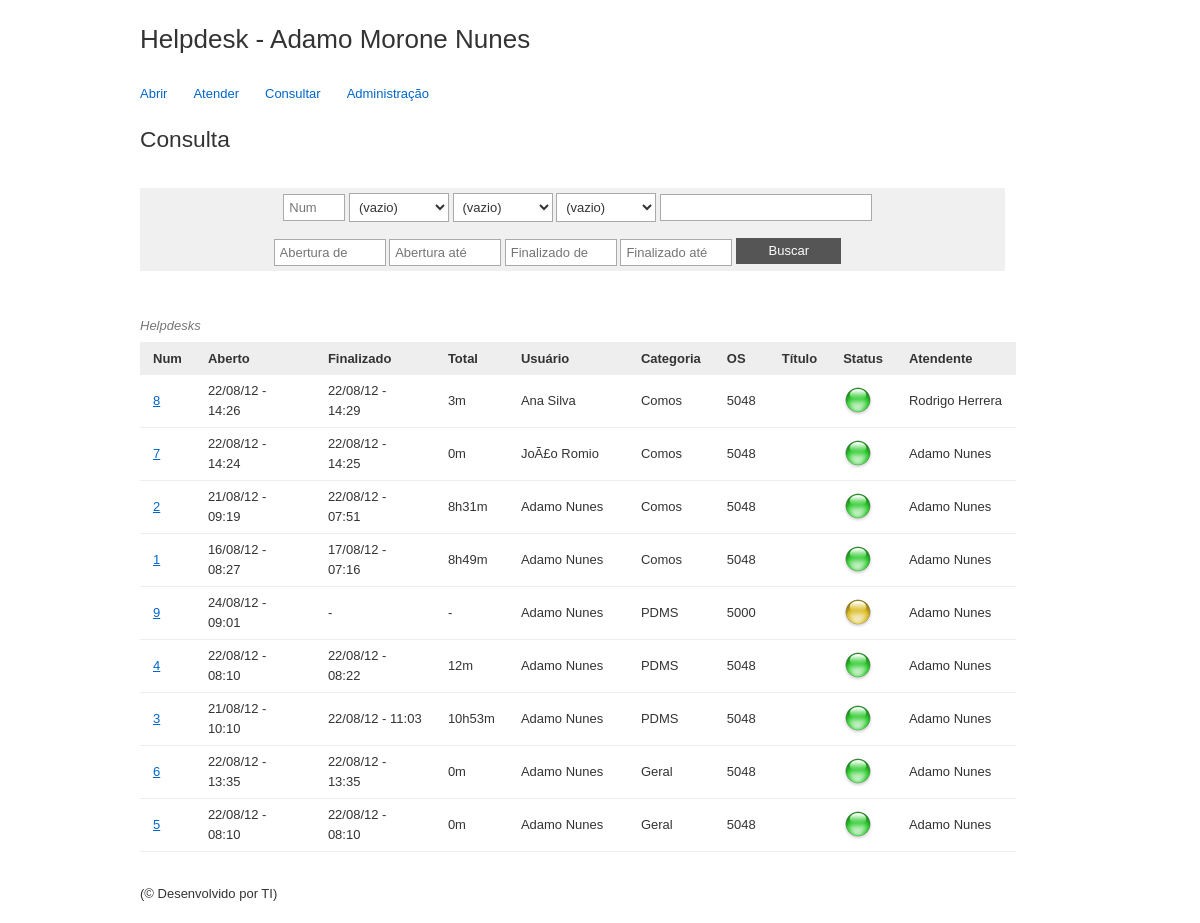
The app's page /consultar.php (signed in) with its own data.
### tables this page shows
CREATE TABLE IF NOT EXISTS `tb_chamado` (
  `id` int(11) NOT NULL AUTO_INCREMENT,
  `id_usuario` int(11) NOT NULL,
  `id_atendente` int(11) NOT NULL,
  `os` varchar(50) NOT NULL,
  `categoria` int(11) NOT NULL,
  `titulo` varchar(140) NOT NULL,
  `finalizado` tinyint(1) NOT NULL,
  `tempo_total` int(50) NOT NULL,
  PRIMARY KEY (`id`)
);

CREATE TABLE IF NOT EXISTS `tb_usuario` (
  `id` int(11) NOT NULL AUTO_INCREMENT,
  `login` varchar(50) NOT NULL,
  `senha` varchar(500) NOT NULL,
  `grupo` varchar(20) NOT NULL,
  `nome` varchar(100) NOT NULL,
  `ramal` varchar(5) NOT NULL,
  `email` varchar(100) NOT NULL,
  `status` varchar(10) NOT NULL,
  PRIMARY KEY (`id`)
);

CREATE TABLE IF NOT EXISTS `tb_categoria` (
  `id` int(11) NOT NULL AUTO_INCREMENT,
  `descricao` varchar(200) NOT NULL,
  UNIQUE KEY `id` (`id`)
);

### class/master.inc.php (called while the page is built, shortened)
<?php
	if (!function_exists('conectaComBanco')):
		function conectaComBanco($forcarContrato='')
		{
			$conexao = @new mysqli('localhost', 'root', '', 'helpdesk_comos');
			return $conexao;
		}
	endif;
	include_once PATH_HELPDESK . '/class/Chamado.php';
	include_once PATH_HELPDESK . '/class/Categoria.php';
	include_once PATH_HELPDESK . '/class/template.php';

### class/Chamado.php (called while the page is built, shortened)
<?php
include_once "ChamadoDAO.php";
class Chamado{
	public function GetTodosChamados($filtros="", $idUsuario="", $todosChamados=""){
		$chamadoDAO = new ChamadoDAO();
		$chamados = $chamadoDAO->GetTodosChamadosDAO($filtros, $idUsuario, $todosChamados);
		for($i=0;$i<sizeof($chamados);$i++):
			$chamados[$i]['usuario'] = $this->AjustarNome($chamados[$i]['usuario']);
			$chamados[$i]['atendente'] = $this->AjustarNome($chamados[$i]['atendente']);
			if($chamados[$i]['finalizado']==1):
				$chamados[$i]['totalGasto'] = $this->CalcularTempo($chamados[$i]['totalGasto']);
			else:
				$chamados[$i]['totalGasto']="-";
				$chamados[$i]['ultima_resp'] = "-";
			endif;
		endfor;
		return $chamados;
	}
	private function AjustarNome($nome){
		$nome = explode(" ", $nome);
		return $nome[0] . " " . $nome[sizeof($nome)-1];
	}
	private function CalcularTempo($minutos){
		$dias = floor($minutos/(60*24));
		$horas = floor($minutos%(60*24)/60);
		$minutos = floor(($minutos%(60*24)%60));
		if($horas>0)$resposta .= $horas . "h";
		$resposta .= $minutos . "m";
		return $resposta;
	}
}

### class/ChamadoDAO.php (called while the page is built, shortened)
<?php
include_once 'master.inc.php';
class ChamadoDAO{
	private $_conexao;
	private $_chamados;
	function __construct() {
		$this->_conexao = conectaComBanco();
	}
	public function GetTodosChamadosDAO($filtros="", $idUsuario="", $finalizado=""){
		$sqlStr = "SELECT
				chamado.id,
				chamado.os,
				chamado.titulo,
				chamado.id_atendente,
				chamado.id_usuario,
				chamado.categoria,
				chamado.finalizado,
				resp.mensagem,
				resp.data,
				usuario.nome nome_usuario,
				usuario.ramal,
				atendente.nome as nome_atendente,
				date_format(ultimaResposta.data, '%d/%m/%y - %H:%i') as ultima_resp_data,
				date_format(resp.data, '%d/%m/%y - %H:%i') as data_abertura,
				case when chamado.finalizado = 1
					then chamado.tempo_total end as totalGasto
			FROM
				tb_chamado chamado
				inner join tb_resposta_chamado resp on resp.id_chamado = chamado.id
				inner join tb_usuario usuario on usuario.id = chamado.id_usuario
				left join tb_usuario atendente on atendente.id = chamado.id_atendente
				inner join tb_resposta_chamado ultimaResposta on ultimaResposta.id_chamado = chamado.id
			WHERE
				resp.id = (select min(id) from tb_resposta_chamado where id_chamado = chamado.id) AND
				ultimaResposta.id = (select max(id) from tb_resposta_chamado where id_chamado = chamado.id)";
		$sqlStr .= " ORDER BY chamado.categoria, data_abertura DESC ";
		$result = mysqli_query($this->_conexao, $sqlStr);
		if($result){
			while($r=$result->fetch_assoc()){
				$this->_chamados[] = Array(
					'id_chamado' 	=> $r['id'],
					'os' 			=> $r['os'],
					'titulo' 		=> $r['titulo'],
					'atendimento'	=> $r['id_atendente'],
					'id_usuario' 	=> $r['id_usuario'],
					'usuario' 		=> $r['nome_usuario'],
					'atendente'		=> $r['nome_atendente'],
					'data_abertura'	=> $r['data_abertura'],
					'mensagem' 		=> $r['mensagem'],
					'usuario_ramal' => $r['ramal'],
					'categoria'		=> $r['categoria'],
					'finalizado'	=> $r['finalizado'],
					'ultima_resp'	=> $r['ultima_resp_data'],
					'totalGasto'	=> $r['totalGasto'],
				);
			}
		}else{
			$this->chamados ="";
		}
		return $this->_chamados;
	}
}

### class/Categoria.php (called while the page is built, shortened)
<?php
include_once "CategoriaDAO.php";
class Categoria{
	public function GetDescricao($id){
		$categoriaDAO = new CategoriaDAO();
		return $categoriaDAO->GetDescricaoDAO($id);
	}
}

### class/CategoriaDAO.php (called while the page is built, shortened)
<?php
include_once 'master.inc.php';
class CategoriaDAO{
	public function GetDescricaoDAO($id){
		$this->_conexao = ConectaComBanco();
		$sqlStr = "SELECT descricao FROM tb_categoria WHERE id = " . $id;
		$result = mysqli_query($this->_conexao, $sqlStr);
		if($result){
			while($r=$result->fetch_assoc()){
				return $r['descricao'];
			}
		}
		return $categorias;
	}
}

### consultar.php (the view, shortened to what this page needs)
<?php
	include_once 'class/master.inc.php';
	$usuario 	= new Usuario();
	$chamado 	= new Chamado();
	$categoria 	= new Categoria();
	$tplScripts = '<link rel="stylesheet" href="css/atender.css" media="screen" />';
	$helpdesk = $chamado->GetTodosChamados($_SESSION['filtros'], ($_SESSION['grupo']=="USUARIO"? $usuario->GetId($_SESSION['login']): '') );
	if($helpdesk):
		foreach($helpdesk as $hd):
			if($hd['atendimento']==0):
				$atendimento = "<span class='tooltip' title='N&atilde;o Atendido'><img src='images/atender.png' /></span>";
				$class = "atender";
			else:
				if(!$hd['finalizado']):
					$atendimento = "<span class='tooltip' title='Em Atendimento'><img  src='images/atendendo.png' /></span>";
					$class = "atendendo";
				else:
					$atendimento = "<span class='tooltip' title='Finalizado'><img  src='images/atendido.png' /></span>";
					$class = "atendido";
				endif;
			endif;
			$tplHelpdesks .= '<tr><td><a href="detalhe.php?id='.$hd['id_chamado'].'">'.$hd['id_chamado'].'</a></td><td>'.$hd['data_abertura'].'</td><td>'.$hd['ultima_resp'].'</td><td>'.$hd['totalGasto'].'</td><td>'.$hd['usuario'] .'</td><td>'.$categoria->GetDescricao($hd['categoria']).'</td><td>'.$hd['os'].'</td><td><a href="#'.$hd['id_chamado'].'" class="toggle id">'.utf8_encode($hd['titulo']).'</a></td><td>'.$atendimento.'</td><td>'.$hd['atendente'].'</td></tr>';
			$tplHelpdesks .= '<tr id="'.$hd['id_chamado'].'" class="mensagem '.$class.'"><td colspan="11">'.utf8_encode($hd['mensagem']).'</td></tr>';
		endforeach;
	endif;
	$tplOsSelect = "<option value=''>(vazio)</option>
					<option value='5048'	".($_SESSION['filtros']['os']=='5048'?'selected':'')."	>5048</option>
					<option value='5000'	".($_SESSION['filtros']['os']=='5000'?'selected':'')."	>5000</option>";
	$tplStatus = "<option value=''>(vazio)</option>
						<option value='naoAtendido'		".($_SESSION['filtros']['status']=='naoAtendido'?'selected':'')."	>N&atilde;o Atendido</option>
						<option value='emAtendimento'	".($_SESSION['filtros']['status']=='emAtendimento'?'selected':'')."	>Em Atendimento</option>
						<option value='finalizado'		".($_SESSION['filtros']['status']=='finalizado'?'selected':'')."	>Finalizado</option>";
	$tplCategoria = "<option value=''>(vazio)</option>";

### class/template.php (shortened to what this page needs)
<?php
class Template
{
	private $_pagina;
	private $_excecoes = array('css', 'js');
	public function __construct($arquivo)
	{
		if (file_exists($arquivo)):
			$this->_pagina = implode("", file($arquivo));
		else:
			die("O arquivo ($arquivo) não foi encontrado!");
		endif;
	}
  	public function trocarTags($tags = array())
  	{
	  	if (sizeof($tags) > 0):
      		foreach ($tags as $tag => $valor):
      			if (is_array($valor)):
      				$valor = $valor[0];
      				if (!$valor[1]):
      					$isFile = ($valor != '.' && $valor != '..' && file_exists($valor));
      					$valor = ($isFile ? $this->_tratarArquivo($valor) : $valor);
      				endif;
      			else:
      				$isFile = ($valor != '.' && $valor != '..' && file_exists($valor));
        			$valor = ($isFile ? $this->_tratarArquivo($valor) : $valor);
        		endif;
        		$this->_pagina = str_replace('{{' . $tag . '}}', $valor, $this->_pagina);
			endforeach;
    	else:
      		die('Não há tags a serem trocadas.');
      	endif;
  	}
	private function _tratarArquivo($arquivo)
  	{
  		if (!in_array(preg_replace('/.+\.(.+)$/i', '$1', $arquivo), $this->_excecoes)):
	    	$buffer = ob_get_contents();
	    	$retorno = $buffer;
	    else:
	    	$retorno = $arquivo;
	    endif;
	    return $retorno;
  	}
  	private function _removerTagsNaoUtilizadas()
  	{
  		$this->_pagina = preg_replace('/{{.*?}}/', '', $this->_pagina);
  	}
  	public function mostrar()
  	{
		echo $this->_pagina;
  	}
}

### css/easy.css (style rules this page uses)
html, body { margin:0;padding:0; }
h1, h2, h3, h4, h5, h6 { font-weight:normal; margin:0; line-height:1em; }
h1 { font-size:2em;margin-bottom:.5em; }
h2 { font-size:1.75em;margin-bottom:.5142em;padding-top:.2em; }
p, blockquote, ul, ol, dl, form, table, pre { display:block;line-height:inherit;margin:0 0 1.5em 0; }
ul, ol, dl { padding:0; }
li { margin:0 0 0 2em;padding:0;display:list-item;list-style-position:outside; }
img { border:none; }
table { width:100%;border-collapse:collapse; }
th,caption { text-align:left; }
input, select { vertical-align:middle; }
body, table, input, textarea, select, li, button { font:1em Helvetica, Arial, Sans-Serif; line-height:1.5em; color:#333; }
body { font-size:13px; background:#fff; text-align:center; }
a, a:visited { text-decoration:none; color:#06C; }
th, td { padding:.5em 1em;line-height:1.5em; }
th { background:#eee; }
td { border-bottom:1px solid #eee; }
caption { font-style:italic;color:#777;margin:.5em 0; }
form div { margin:.5em 0;clear:both;overflow:hidden; }
input[type="text"], input[type="password"], textarea, .field, .area, select { border:1px solid #aaa; padding:5px; background:#fff; width:300px; line-height:1em; margin:0; }
select { width:312px; }
button { border:none; background:#555; color:#fff; padding:0 2.5em; height:2em; line-height:2em; cursor:pointer; }
#container, .inner { margin:0 auto; width:920px; text-align:left; position:relative; }
#header { position:relative; }
#footer { position:relative; clear:both; }
.content { clear:both; padding:1em 0; }
.main, .secondary, .tertiary, .quaternary { float:left; display:inline; }
.main { width:600px; }
#nav, #nav ul, #nav li { margin:0; }
#nav li { float:left; display:inline; position:relative; line-height:32px; height:32px; margin-right:2em; list-style:none; }
#header h1 { line-height:3em; height:3em; margin:0; }
.content a, .content a:visited { text-decoration:underline; }
.inner:after, .content:after, .cols:after, .block:after { content:"."; display:block; height:0; clear:both; visibility:hidden; }
.inner, .content, .cols, .block { display:block;min-height:1%; }

### css/easyprint.css (style rules this page uses)
html, body { margin:0;padding:0; }
h1, h2, h3, h4, h5, h6 { font-weight:normal; margin:0; line-height:1em; }
h1 { font-size:2em;margin-bottom:.5em; }
h2 { font-size:1.75em;margin-bottom:.5142em;padding-top:.2em; }
p, blockquote, ul, ol, dl, form, table, pre { display:block;line-height:inherit;margin:0 0 1.5em 0; }
ul, ol, dl { padding:0; }
li { margin:0 0 0 2em;padding:0;display:list-item;list-style-position:outside; }
img { border:none; }
table { width:100%;border-collapse:collapse; }
th,caption { text-align:left; }
form { display:none; }
body, table, input, textarea, select, li, button { font:100% Helvetica, Arial, Sans-Serif; line-height:180%; color:#000; }
body { font-size:13px; background:#fff; margin:0; padding:0; }
a { text-decoration:none; color:#555; }
th, td { padding:8px; }
th { background:#eee; }
td { border-bottom:1px solid #eee; }
caption { font-style:italic;color:#777;margin:.5em 0; }
#header { margin-bottom:1em; border-bottom:1px solid #ccc; padding-bottom:1em; }
#footer { margin-top:1em; border-top:1px solid #ccc; padding-top:1em; position:relative; clear:both; }
#nav, .nav { display:none; }
#header h1 { line-height:50px; height:50px; margin:0; }
.inner:after, .content:after, .cols:after, .fixed:after { content:"."; display:block; height:0; clear:both; visibility:hidden; }
.inner, .content, .cols, .fixed { display:block;min-height:1%; }

### css/styles.css (style rules this page uses)
#consulta .data { width:94px; }
#consulta .nome { width:94px; }
#searchForm { background-color: #F0F0F0; width: 865px; }
#filtros { padding: 5px; width: 865px; text-align: center; }
#filtros #numeroChamado { width: 50px; }
#filtros .data, #filtros #usuario, #filtros #categoria, #filtros #os, #filtros #status { width: 100px; }
#filtros #texto { width: 200px; }

### css/atender.css (style rules this page uses)
.main { width:100%; }
#categoria { width:100px; }

### records on screen
tb_chamado: id "8", data_abertura "22/08/12 - 14:26", ultima_resp "22/08/12 - 14:29", totalGasto "3m", id_usuario.nome "Ana Silva", categoria.descricao "Comos", os "5048", finalizado 1 (drawn), tb_usuario.nome "Rodrigo Herrera"
tb_chamado: id "7", data_abertura "22/08/12 - 14:24", ultima_resp "22/08/12 - 14:25", totalGasto "0m", id_usuario.nome "JoÃ£o Romio", categoria.descricao "Comos", os "5048", finalizado 1 (drawn), atendente "Adamo Nunes"
tb_chamado: id "2", data_abertura "21/08/12 - 09:19", ultima_resp "22/08/12 - 07:51", totalGasto "8h31m", usuario "Adamo Nunes", categoria.descricao "Comos", os "5048", finalizado 1 (drawn), atendente "Adamo Nunes"
tb_chamado: id "1", data_abertura "16/08/12 - 08:27", ultima_resp "17/08/12 - 07:16", totalGasto "8h49m", usuario "Adamo Nunes", categoria.descricao "Comos", os "5048", finalizado 1 (drawn), atendente "Adamo Nunes"
tb_chamado: id "9", data_abertura "24/08/12 - 09:01", ultima_resp "-", totalGasto "-", usuario "Adamo Nunes", categoria.descricao "PDMS", os "5000", finalizado 0 (drawn), atendente "Adamo Nunes"
tb_chamado: id "4", data_abertura "22/08/12 - 08:10", ultima_resp "22/08/12 - 08:22", totalGasto "12m", usuario "Adamo Nunes", categoria.descricao "PDMS", os "5048", finalizado 1 (drawn), atendente "Adamo Nunes"
tb_chamado: id "3", data_abertura "21/08/12 - 10:10", ultima_resp "22/08/12 - 11:03", totalGasto "10h53m", usuario "Adamo Nunes", categoria.descricao "PDMS", os "5048", finalizado 1 (drawn), atendente "Adamo Nunes"
tb_chamado: id "6", data_abertura "22/08/12 - 13:35", ultima_resp "22/08/12 - 13:35", totalGasto "0m", usuario "Adamo Nunes", categoria.descricao "Geral", os "5048", finalizado 1 (drawn), atendente "Adamo Nunes"
tb_chamado: id "5", data_abertura "22/08/12 - 08:10", ultima_resp "22/08/12 - 08:10", totalGasto "0m", usuario "Adamo Nunes", categoria.descricao "Geral", os "5048", finalizado 1 (drawn), atendente "Adamo Nunes"
